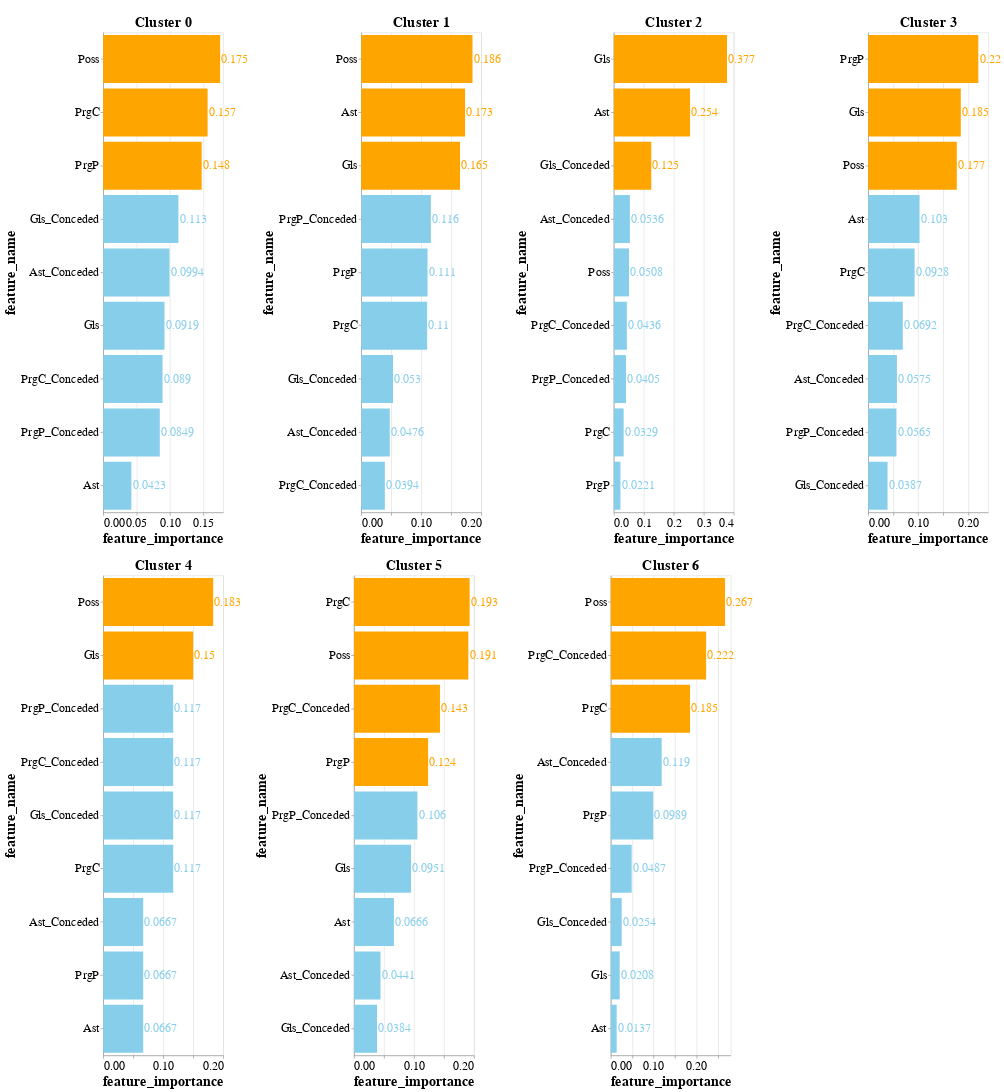

Notebook source saved alongside this figure:
### Code cell
final_chart = alt.vconcat()
row_chart = alt.hconcat()

for i in range(OPTIMAL_N_CLUSTERS):
    df_cluster = df_fi[df_fi['cluster'] == i]
    base = alt.Chart(df_cluster, title=f'Cluster {i}').encode(
        x='feature_importance:Q',
        y=alt.Y('feature_name:N').sort('-x'),
        text=alt.Text('feature_importance:Q', format=".3"),
        color=alt.condition(
            alt.datum.feature_importance > 0.12,
            alt.value("orange"),
            alt.value('skyblue')
        )
    )

    bar = base.mark_bar().properties(
        width=200,
        height=800,
    )

    text = base.mark_text(align='left', dx=2)

    chart = (bar + text)
    if i == 0 :
        row_chart = chart
    elif i == 4:
        final_chart = alt.vconcat(final_chart, row_chart) 
        row_chart = chart
    else :
        row_chart = alt.hconcat(row_chart, chart)

final_chart = alt.vconcat(final_chart, row_chart)
    
final_chart.configure_title(
        fontSize=24,
    ).configure_axis(
        labelFontSize=20,
        titleFontSize=24,
    ).configure_text(
        fontSize=20
    )

### Figure 1 — Vega-Lite specification as saved in the notebook (floating-point values rounded to 4 significant figures)
{"config": {"view": {"continuousWidth": 300, "continuousHeight": 300}, "axis": {"labelFontSize": 20, "titleFontSize": 24}, "text": {"fontSize": 20}, "title": {"fontSize": 24}}, "vconcat": [{"vconcat": [{"vconcat": []}, {"hconcat": [{"hconcat": [{"hconcat": [{"layer": [{"mark": {"type": "bar"}, "encoding": {"color": {"condition": {"test": "(datum.feature_importance > 0.12)", "value": "orange"}, "value": "skyblue"}, "text": {"field": "feature_importance", "format": ".3", "type": "quantitative"}, "x": {"field": "feature_importance", "type": "quantitative"}, "y": {"field": "feature_name", "sort": "-x", "type": "nominal"}}, "title": "Cluster 0"}, {"mark": {"type": "text", "align": "left", "dx": 2}, "encoding": {"color": {"condition": {"test": "(datum.feature_importance > 0.12)", "value": "orange"}, "value": "skyblue"}, "text": {"field": "feature_importance", "format": ".3", "type": "quantitative"}, "x": {"field": "feature_importance", "type": "quantitative"}, "y": {"field": "feature_name", "sort": "-x", "type": "nominal"}}, "title": "Cluster 0"}], "data": {"name": "data-871fed88ef947e3c45ca3f875d24f9e3"}, "height": 800, "width": 200}, {"layer": [{"mark": {"type": "bar"}, "encoding": {"color": {"condition": {"test": "(datum.feature_importance > 0.12)", "value": "orange"}, "value": "skyblue"}, "text": {"field": "feature_importance", "format": ".3", "type": "quantitative"}, "x": {"field": "feature_importance", "type": "quantitative"}, "y": {"field": "feature_name", "sort": "-x", "type": "nominal"}}, "title": "Cluster 1"}, {"mark": {"type": "text", "align": "left", "dx": 2}, "encoding": {"color": {"condition": {"test": "(datum.feature_importance > 0.12)", "value": "orange"}, "value": "skyblue"}, "text": {"field": "feature_importance", "format": ".3", "type": "quantitative"}, "x": {"field": "feature_importance", "type": "quantitative"}, "y": {"field": "feature_name", "sort": "-x", "type": "nominal"}}, "title": "Cluster 1"}], "data": {"name": "data-fb7e28140c4bfe598ebca3188fbd045f"}, "height": 800, "width": 200}]}, {"layer": [{"mark": {"type": "bar"}, "encoding": {"color": {"condition": {"test": "(datum.feature_importance > 0.12)", "value": "orange"}, "value": "skyblue"}, "text": {"field": "feature_importance", "format": ".3", "type": "quantitative"}, "x": {"field": "feature_importance", "type": "quantitative"}, "y": {"field": "feature_name", "sort": "-x", "type": "nominal"}}, "title": "Cluster 2"}, {"mark": {"type": "text", "align": "left", "dx": 2}, "encoding": {"color": {"condition": {"test": "(datum.feature_importance > 0.12)", "value": "orange"}, "value": "skyblue"}, "text": {"field": "feature_importance", "format": ".3", "type": "quantitative"}, "x": {"field": "feature_importance", "type": "quantitative"}, "y": {"field": "feature_name", "sort": "-x", "type": "nominal"}}, "title": "Cluster 2"}], "data": {"name": "data-5814af3885e67b9de326046814279ed6"}, "height": 800, "width": 200}]}, {"layer": [{"mark": {"type": "bar"}, "encoding": {"color": {"condition": {"test": "(datum.feature_importance > 0.12)", "value": "orange"}, "value": "skyblue"}, "text": {"field": "feature_importance", "format": ".3", "type": "quantitative"}, "x": {"field": "feature_importance", "type": "quantitative"}, "y": {"field": "feature_name", "sort": "-x", "type": "nominal"}}, "title": "Cluster 3"}, {"mark": {"type": "text", "align": "left", "dx": 2}, "encoding": {"color": {"condition": {"test": "(datum.feature_importance > 0.12)", "value": "orange"}, "value": "skyblue"}, "text": {"field": "feature_importance", "format": ".3", "type": "quantitative"}, "x": {"field": "feature_importance", "type": "quantitative"}, "y": {"field": "feature_name", "sort": "-x", "type": "nominal"}}, "title": "Cluster 3"}], "data": {"name": "data-de862011d05f6a29e55a681f2c6ab4d5"}, "height": 800, "width": 200}]}]}, {"hconcat": [{"hconcat": [{"layer": [{"mark": {"type": "bar"}, "encoding": {"color": {"condition": {"test": "(datum.feature_importance > 0.12)", "value": "orange"}, "value": "skyblue"}, "text": {"field": "feature_importance", "format": ".3", "type": "quantitative"}, "x": {"field": "feature_importance", "type": "quantitative"}, "y": {"field": "feature_name", "sort": "-x", "type": "nominal"}}, "title": "Cluster 4"}, {"mark": {"type": "text", "align": "left", "dx": 2}, "encoding": {"color": {"condition": {"test": "(datum.feature_importance > 0.12)", "value": "orange"}, "value": "skyblue"}, "text": {"field": "feature_importance", "format": ".3", "type": "quantitative"}, "x": {"field": "feature_importance", "type": "quantitative"}, "y": {"field": "feature_name", "sort": "-x", "type": "nominal"}}, "title": "Cluster 4"}], "data": {"name": "data-e7eca7d85a47668325d7436ff56b478c"}, "height": 800, "width": 200}, {"layer": [{"mark": {"type": "bar"}, "encoding": {"color": {"condition": {"test": "(datum.feature_importance > 0.12)", "value": "orange"}, "value": "skyblue"}, "text": {"field": "feature_importance", "format": ".3", "type": "quantitative"}, "x": {"field": "feature_importance", "type": "quantitative"}, "y": {"field": "feature_name", "sort": "-x", "type": "nominal"}}, "title": "Cluster 5"}, {"mark": {"type": "text", "align": "left", "dx": 2}, "encoding": {"color": {"condition": {"test": "(datum.feature_importance > 0.12)", "value": "orange"}, "value": "skyblue"}, "text": {"field": "feature_importance", "format": ".3", "type": "quantitative"}, "x": {"field": "feature_importance", "type": "quantitative"}, "y": {"field": "feature_name", "sort": "-x", "type": "nominal"}}, "title": "Cluster 5"}], "data": {"name": "data-6125152200bc030a91578c5418242724"}, "height": 800, "width": 200}]}, {"layer": [{"mark": {"type": "bar"}, "encoding": {"color": {"condition": {"test": "(datum.feature_importance > 0.12)", "value": "orange"}, "value": "skyblue"}, "text": {"field": "feature_importance", "format": ".3", "type": "quantitative"}, "x": {"field": "feature_importance", "type": "quantitative"}, "y": {"field": "feature_name", "sort": "-x", "type": "nominal"}}, "title": "Cluster 6"}, {"mark": {"type": "text", "align": "left", "dx": 2}, "encoding": {"color": {"condition": {"test": "(datum.feature_importance > 0.12)", "value": "orange"}, "value": "skyblue"}, "text": {"field": "feature_importance", "format": ".3", "type": "quantitative"}, "x": {"field": "feature_importance", "type": "quantitative"}, "y": {"field": "feature_name", "sort": "-x", "type": "nominal"}}, "title": "Cluster 6"}], "data": {"name": "data-07d5a9df9c469133e8d72030ac8b6195"}, "height": 800, "width": 200}]}], "$schema": "https://vega.github.io/schema/vega-lite/v5.8.0.json", "datasets": {"data-871fed88ef947e3c45ca3f875d24f9e3": [{"cluster": 0, "feature_name": "Poss", "feature_importance": 0.1754}, {"cluster": 0, "feature_name": "PrgC", "feature_importance": 0.1566}, {"cluster": 0, "feature_name": "PrgP", "feature_importance": 0.1478}, {"cluster": 0, "feature_name": "Gls_Conceded", "feature_importance": 0.1128}, {"cluster": 0, "feature_name": "Ast_Conceded", "feature_importance": 0.09936}, {"cluster": 0, "feature_name": "Gls", "feature_importance": 0.09191}, {"cluster": 0, "feature_name": "PrgC_Conceded", "feature_importance": 0.08902}, {"cluster": 0, "feature_name": "PrgP_Conceded", "feature_importance": 0.08488}, {"cluster": 0, "feature_name": "Ast", "feature_importance": 0.04226}], "data-fb7e28140c4bfe598ebca3188fbd045f": [{"cluster": 1, "feature_name": "Poss", "feature_importance": 0.1855}, {"cluster": 1, "feature_name": "Ast", "feature_importance": 0.1731}, {"cluster": 1, "feature_name": "Gls", "feature_importance": 0.1647}, {"cluster": 1, "feature_name": "PrgP_Conceded", "feature_importance": 0.1161}, {"cluster": 1, "feature_name": "PrgP", "feature_importance": 0.1106}, {"cluster": 1, "feature_name": "PrgC", "feature_importance": 0.1099}, {"cluster": 1, "feature_name": "Gls_Conceded", "feature_importance": 0.053}, {"cluster": 1, "feature_name": "Ast_Conceded", "feature_importance": 0.04758}, {"cluster": 1, "feature_name": "PrgC_Conceded", "feature_importance": 0.03944}], "data-5814af3885e67b9de326046814279ed6": [{"cluster": 2, "feature_name": "Gls", "feature_importance": 0.3773}, {"cluster": 2, "feature_name": "Ast", "feature_importance": 0.2542}, {"cluster": 2, "feature_name": "Gls_Conceded", "feature_importance": 0.125}, {"cluster": 2, "feature_name": "Ast_Conceded", "feature_importance": 0.05364}, {"cluster": 2, "feature_name": "Poss", "feature_importance": 0.05083}, {"cluster": 2, "feature_name": "PrgC_Conceded", "feature_importance": 0.04357}, {"cluster": 2, "feature_name": "PrgP_Conceded", "feature_importance": 0.04055}, {"cluster": 2, "feature_name": "PrgC", "feature_importance": 0.03286}, {"cluster": 2, "feature_name": "PrgP", "feature_importance": 0.02208}], "data-de862011d05f6a29e55a681f2c6ab4d5": [{"cluster": 3, "feature_name": "PrgP", "feature_importance": 0.2202}, {"cluster": 3, "feature_name": "Gls", "feature_importance": 0.1852}, {"cluster": 3, "feature_name": "Poss", "feature_importance": 0.1773}, {"cluster": 3, "feature_name": "Ast", "feature_importance": 0.1027}, {"cluster": 3, "feature_name": "PrgC", "feature_importance": 0.09281}, {"cluster": 3, "feature_name": "PrgC_Conceded", "feature_importance": 0.06917}, {"cluster": 3, "feature_name": "Ast_Conceded", "feature_importance": 0.05747}, {"cluster": 3, "feature_name": "PrgP_Conceded", "feature_importance": 0.05647}, {"cluster": 3, "feature_name": "Gls_Conceded", "feature_importance": 0.03868}], "data-e7eca7d85a47668325d7436ff56b478c": [{"cluster": 4, "feature_name": "Poss", "feature_importance": 0.1833}, {"cluster": 4, "feature_name": "Gls", "feature_importance": 0.15}, {"cluster": 4, "feature_name": "PrgP_Conceded", "feature_importance": 0.1167}, {"cluster": 4, "feature_name": "PrgC_Conceded", "feature_importance": 0.1167}, {"cluster": 4, "feature_name": "Gls_Conceded", "feature_importance": 0.1167}, {"cluster": 4, "feature_name": "PrgC", "feature_importance": 0.1167}, {"cluster": 4, "feature_name": "Ast_Conceded", "feature_importance": 0.06667}, {"cluster": 4, "feature_name": "PrgP", "feature_importance": 0.06667}, {"cluster": 4, "feature_name": "Ast", "feature_importance": 0.06667}], "data-6125152200bc030a91578c5418242724": [{"cluster": 5, "feature_name": "PrgC", "feature_importance": 0.1927}, {"cluster": 5, "feature_name": "Poss", "feature_importance": 0.1906}, {"cluster": 5, "feature_name": "PrgC_Conceded", "feature_importance": 0.1433}, {"cluster": 5, "feature_name": "PrgP", "feature_importance": 0.1235}, {"cluster": 5, "feature_name": "PrgP_Conceded", "feature_importance": 0.1057}, {"cluster": 5, "feature_name": "Gls", "feature_importance": 0.09513}, {"cluster": 5, "feature_name": "Ast", "feature_importance": 0.06656}, {"cluster": 5, "feature_name": "Ast_Conceded", "feature_importance": 0.04412}, {"cluster": 5, "feature_name": "Gls_Conceded", "feature_importance": 0.03836}], "data-07d5a9df9c469133e8d72030ac8b6195": [{"cluster": 6, "feature_name": "Poss", "feature_importance": 0.2665}, {"cluster": 6, "feature_name": "PrgC_Conceded", "feature_importance": 0.2223}, {"cluster": 6, "feature_name": "PrgC", "feature_importance": 0.1849}, {"cluster": 6, "feature_name": "Ast_Conceded", "feature_importance": 0.1188}, {"cluster": 6, "feature_name": "PrgP", "feature_importance": 0.09886}, {"cluster": 6, "feature_name": "PrgP_Conceded", "feature_importance": 0.04871}, {"cluster": 6, "feature_name": "Gls_Conceded", "feature_importance": 0.02541}, {"cluster": 6, "feature_name": "Gls", "feature_importance": 0.0208}, {"cluster": 6, "feature_name": "Ast", "feature_importance": 0.01368}]}}
